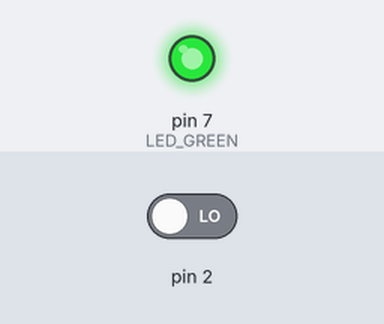
A sketch run on a simulated Arduino Uno, built with avr-gcc and run on an emulated ATmega328P. On the bench: output pins drawn as LEDs (lit = HIGH). Inputs (shaded band) come from the test bench; at power-on: pin 2 LOW.

Above: at 4.2 s.
4.3 s: pin 2 driven HIGH
At 10.0 s:
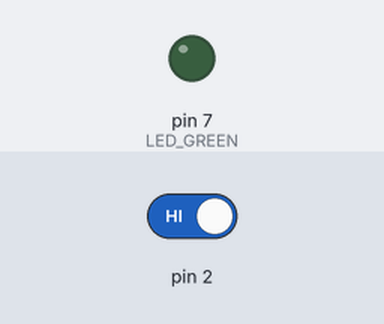
Timing chart, 0 to 11.5 s (numbered marks = the images above; inputs shaded):
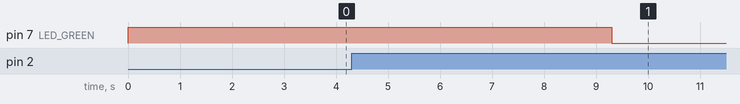

Measured:
- after the input at 4.3 s, pin 7 (LED_GREEN): HIGH → LOW after 5.0 s instead of 0.70 s

The sketch:

TimerInterrupt_kadai2.ino
```cpp
#include <MsTimer2.h>

#define LED_GREEN 7
#define SW_PIN_INTERRUPT 0
#define TIMERTIME 5000

typedef enum{
  OFF,
  ON
}LEDSTATE;

volatile LEDSTATE led_state = ON;

void led_change()
{
  if(led_state == OFF)
  {
    led_state = ON;
  }
  else{
    led_state = OFF;
  }

  Serial.println("led_state = " + led_state);

  if(led_state == ON)
  {
    digitalWrite(LED_GREEN, HIGH);
  }
  else
  {
    digitalWrite(LED_GREEN, LOW);
  }
  MsTimer2::stop();
}

void timer_restart()
{
  digitalWrite(LED_GREEN, HIGH);
  led_state = ON;
  MsTimer2::stop();
  MsTimer2::start();
}

void setup() {
  pinMode(LED_GREEN, OUTPUT);
  digitalWrite(LED_GREEN, HIGH);
  MsTimer2::set(TIMERTIME, led_change);
  attachInterrupt(SW_PIN_INTERRUPT, timer_restart, RISING);
  MsTimer2::start();
}

void loop() {

}
```
